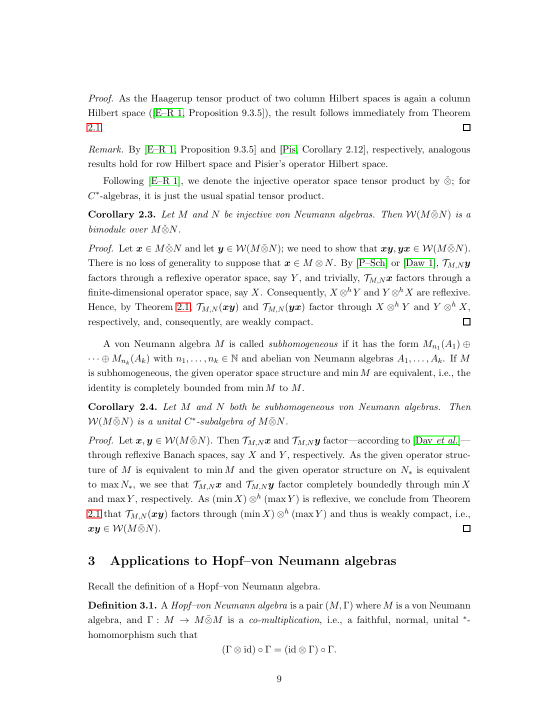
#> input picture packets/fa_banach_001_partial_1104.3812_1104.3812_wap_min_tensor_bimodule_no_injectivity/files/source_corollary_2_3_p9.png, 1105 x 1430 px (shown at 1/2 size)
$ python crop_source.py ../../../fa_banach_001_partial_1104.3812_1104.3812_wap_min_tensor_bimodule_no_injectivity/files/source_corollary_2_3_p9.png out.png
#> lines starting #> are read from the running program, lines starting #| are printed output that depends on the picture
#!/usr/bin/env python3
"""Crop page 4 of the source rendering to concluding Remark 1.7(iv)."""

from pathlib import Path
import sys

from PIL import Image


def main() -> None:
    if len(sys.argv) != 3:
        raise SystemExit("usage: crop_source.py INPUT_PNG OUTPUT_PNG")
    source = Path(sys.argv[1])
    output = Path(sys.argv[2])
    image = Image.open(source)
#> image is the input picture: PIL image 1105x1430 RGB; mean R, G, B 246.5, 246.7, 246.4
    # Coordinates for the 180-dpi, 1488 x 2105 rendering of source page 4.
    crop = image.crop((170, 850, 1320, 1420))
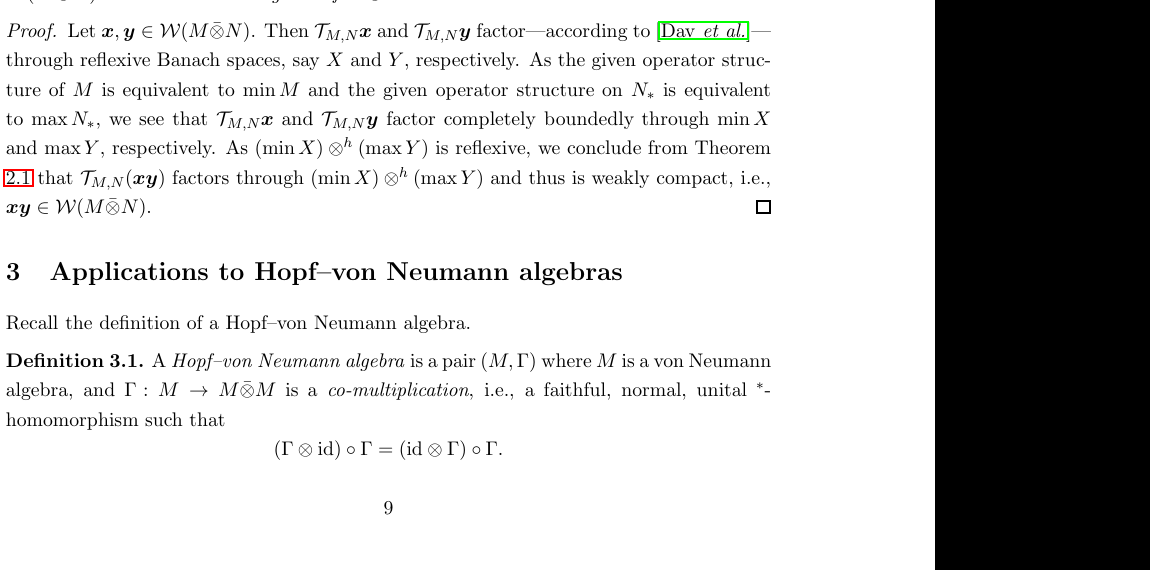
#> crop: PIL image 1150x570 RGB; mean R, G, B 199.5, 199.6, 199.4
    output.parent.mkdir(parents=True, exist_ok=True)
    crop.save(output)


if __name__ == "__main__":
    main()
